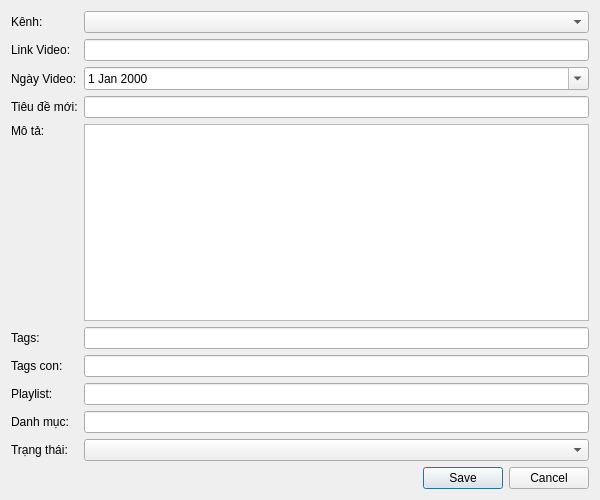
<?xml version="1.0" encoding="UTF-8"?>
<!-- Vị trí: /ui/dialogs/editvideodialog.ui -->
<!-- Phiên bản: 1.0 (Mới) -->
<ui version="4.0">
 <class>EditVideoDialog</class>
 <widget class="QDialog" name="EditVideoDialog">
  <property name="geometry">
   <rect>
    <x>0</x>
    <y>0</y>
    <width>600</width>
    <height>500</height>
   </rect>
  </property>
  <property name="windowTitle">
   <string>Chỉnh Sửa Thông Tin Video</string>
  </property>
  <layout class="QVBoxLayout" name="verticalLayout">
   <item>
    <layout class="QFormLayout" name="formLayout">
     <item row="0" column="0">
      <widget class="QLabel" name="label">
       <property name="text">
        <string>Kênh:</string>
       </property>
      </widget>
     </item>
     <item row="0" column="1">
      <widget class="QComboBox" name="channelComboBox"/>
     </item>
     <item row="1" column="0">
      <widget class="QLabel" name="label_2">
       <property name="text">
        <string>Link Video:</string>
       </property>
      </widget>
     </item>
     <item row="1" column="1">
      <widget class="QLineEdit" name="videoUrlLineEdit"/>
     </item>
     <item row="2" column="0">
      <widget class="QLabel" name="label_10">
       <property name="text">
        <string>Ngày Video:</string>
       </property>
      </widget>
     </item>
     <item row="2" column="1">
      <widget class="QDateEdit" name="videoDateEdit">
       <property name="calendarPopup">
        <bool>true</bool>
       </property>
      </widget>
     </item>
     <item row="3" column="0">
      <widget class="QLabel" name="label_3">
       <property name="text">
        <string>Tiêu đề mới:</string>
       </property>
      </widget>
     </item>
     <item row="3" column="1">
      <widget class="QLineEdit" name="newTitleLineEdit"/>
     </item>
     <item row="4" column="0">
      <widget class="QLabel" name="label_4">
       <property name="text">
        <string>Mô tả:</string>
       </property>
       <property name="alignment">
        <set>Qt::AlignLeading|Qt::AlignLeft|Qt::AlignTop</set>
       </property>
      </widget>
     </item>
     <item row="4" column="1">
      <widget class="QPlainTextEdit" name="descriptionTextEdit"/>
     </item>
     <item row="5" column="0">
      <widget class="QLabel" name="label_5">
       <property name="text">
        <string>Tags:</string>
       </property>
      </widget>
     </item>
     <item row="5" column="1">
      <widget class="QLineEdit" name="tagsLineEdit"/>
     </item>
     <item row="6" column="0">
      <widget class="QLabel" name="label_6">
       <property name="text">
        <string>Tags con:</string>
       </property>
      </widget>
     </item>
     <item row="6" column="1">
      <widget class="QLineEdit" name="subTagsLineEdit"/>
     </item>
     <item row="7" column="0">
      <widget class="QLabel" name="label_7">
       <property name="text">
        <string>Playlist:</string>
       </property>
      </widget>
     </item>
     <item row="7" column="1">
      <widget class="QLineEdit" name="playlistLineEdit"/>
     </item>
     <item row="8" column="0">
      <widget class="QLabel" name="label_8">
       <property name="text">
        <string>Danh mục:</string>
       </property>
      </widget>
     </item>
     <item row="8" column="1">
      <widget class="QLineEdit" name="categoryLineEdit"/>
     </item>
     <item row="9" column="0">
      <widget class="QLabel" name="label_9">
       <property name="text">
        <string>Trạng thái:</string>
       </property>
      </widget>
     </item>
     <item row="9" column="1">
      <widget class="QComboBox" name="statusComboBox"/>
     </item>
    </layout>
   </item>
   <item>
    <widget class="QDialogButtonBox" name="buttonBox">
     <property name="orientation">
      <enum>Qt::Horizontal</enum>
     </property>
     <property name="standardButtons">
      <set>QDialogButtonBox::Cancel|QDialogButtonBox::Save</set>
     </property>
    </widget>
   </item>
  </layout>
 </widget>
 <resources/>
 <connections>
  <connection>
   <sender>buttonBox</sender>
   <signal>accepted()</signal>
   <receiver>EditVideoDialog</receiver>
   <slot>accept()</slot>
   <hints>
    <hint type="sourcelabel">
     <x>248</x>
     <y>254</y>
    </hint>
    <hint type="destinationlabel">
     <x>157</x>
     <y>274</y>
    </hint>
   </hints>
  </connection>
  <connection>
   <sender>buttonBox</sender>
   <signal>rejected()</signal>
   <receiver>EditVideoDialog</receiver>
   <slot>reject()</slot>
   <hints>
    <hint type="sourcelabel">
     <x>316</x>
     <y>260</y>
    </hint>
    <hint type="destinationlabel">
     <x>286</x>
     <y>274</y>
    </hint>
   </hints>
  </connection>
 </connections>
</ui>
